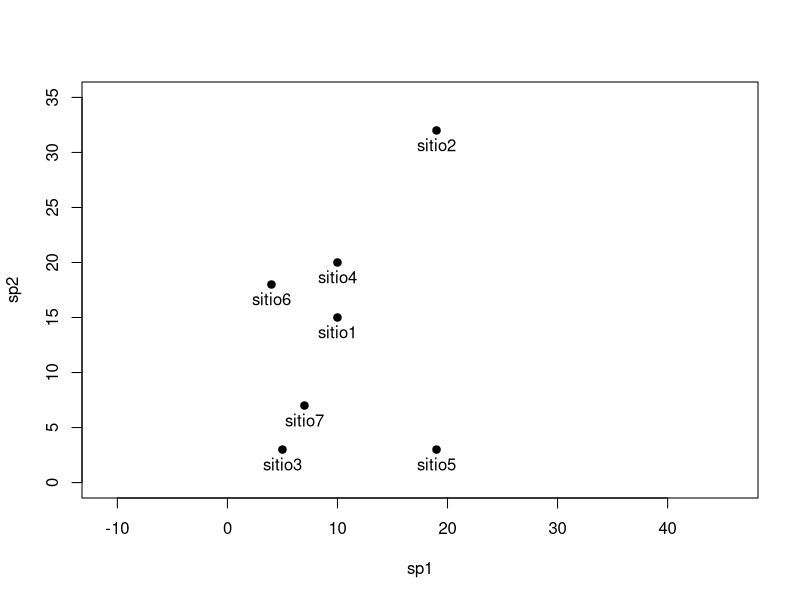
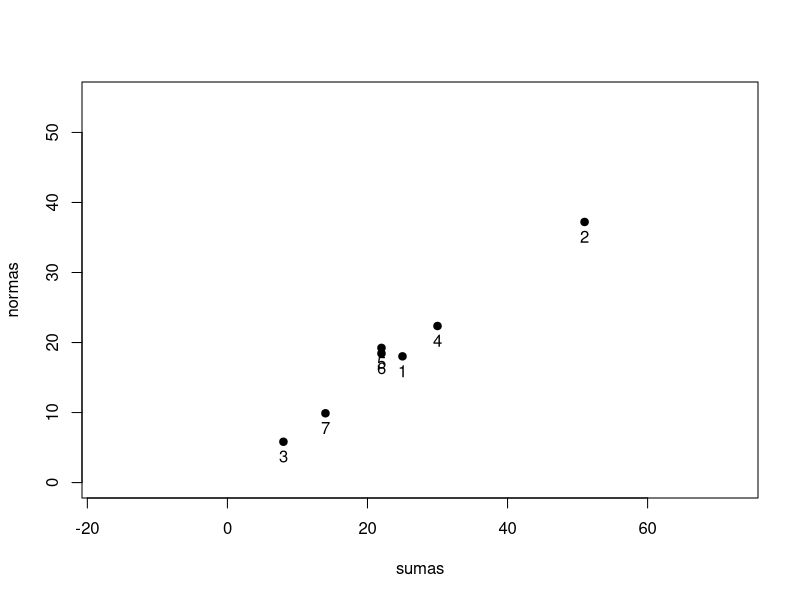
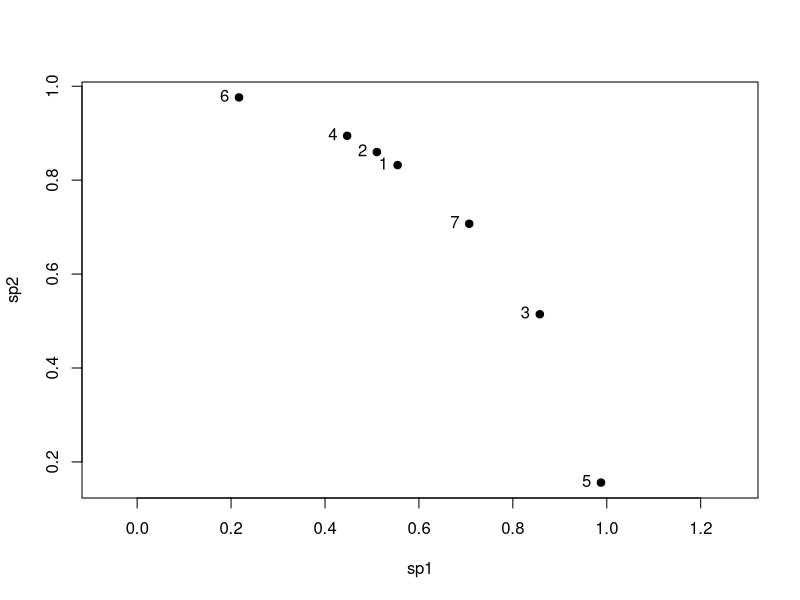
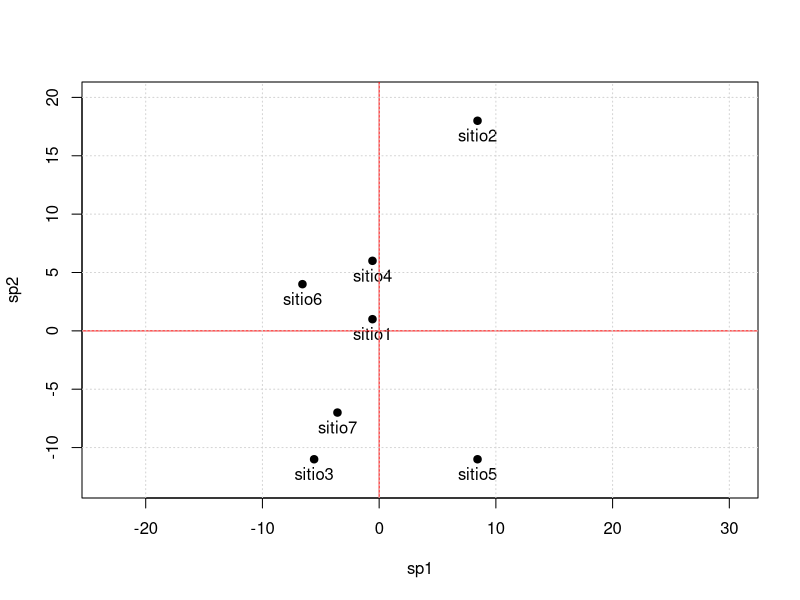
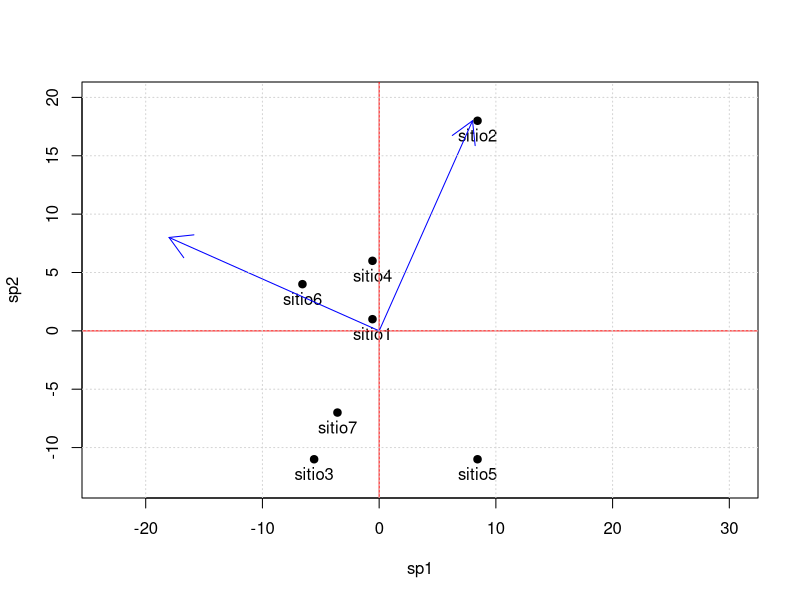
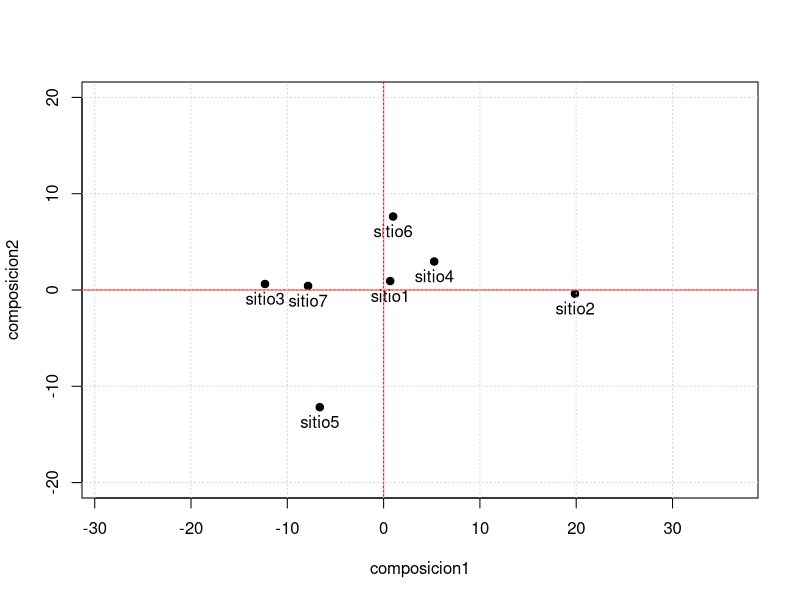
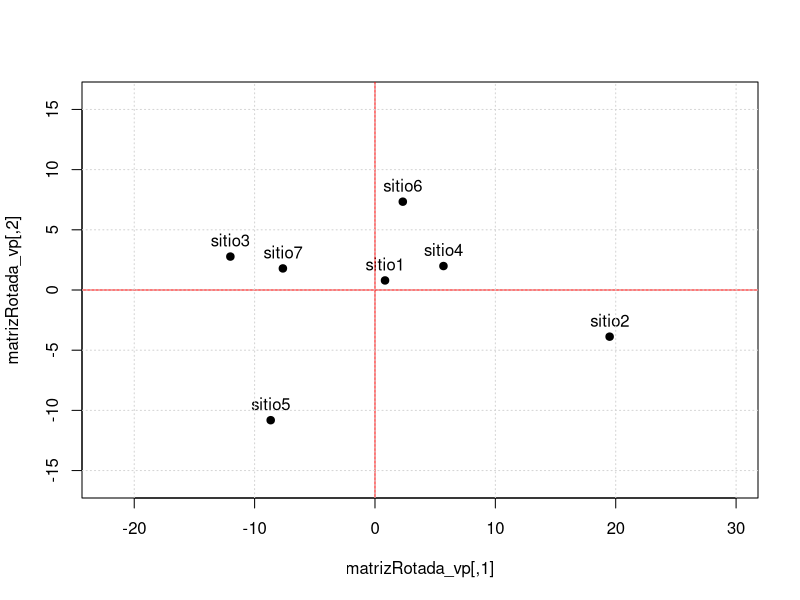

R code for these plots, in order:
## ---- chunk 1
# Lectura de base de datos

baseAbun1 <- read.table("ejemplo1.txt", header = TRUE, row.names = 1)
baseAbun2 <- read.csv2("ejemplo1.csv", row.names = 1)

matrizAbun <- as.matrix(baseAbun1)
## ---- chunk 2
plot(matrizAbun, xlim = c(0, 35), ylim = c(0, 35), asp = 1, pch = 19)
text(matrizAbun, labels = row.names(matrizAbun), pos = 1)
## ---- chunk 3
nsitio1 <- sqrt(sum(matrizAbun[1, ] ^ 2))
nsitio1
nsitio2 <- sqrt(sum(matrizAbun[2, ] ^ 2))
nsitio2
## ---- chunk 4
normas <- sqrt(rowSums(matrizAbun ^ 2))
normas
## ---- chunk 5
sumas <- rowSums(matrizAbun)
sumas
## ---- chunk 6
plot(sumas,normas,
     asp = 1, xlim = c(0, 55), ylim = c(0, 55), pch =19)
text(sumas,normas, labels = 1:nrow(matrizAbun), pos = 1)
## ---- chunk 7
matrizNormalizadas <- matrizAbun/normas
## ---- chunk 8

plot(matrizNormalizadas, asp = 1, pch = 19)
text(matrizNormalizadas, labels = 1:nrow(matrizAbun), pos = 2)

## ---- chunk 9
colMeans(matrizAbun)
matrizCentrada <- t(t(matrizAbun) - colMeans(matrizAbun))
matrizCentrada
## ---- chunk 10
plot(matrizCentrada,xlim = c(-13, 20), ylim = c(-13, 20), asp = 1, pch = 19)
text(matrizCentrada, labels = row.names(matrizAbun), pos = 1)
abline(h = 0, col = "red")
abline(v = 0, col = "red")
grid()
## ---- chunk 11
matrizAbun
var(matrizAbun)

matrizCentrada
var(matrizCentrada)
## ---- chunk 12
composicion1 <- c(8, 18)
composicion2 <- c(-18, 8)

## Producto punto de dos vectores
composicion1%*%composicion2
## Matriz con los vectores de referencia
composicion <- rbind(composicion1, composicion2)
## ---- chunk 13

plot(matrizCentrada,xlim = c(-13, 20), ylim = c(-13, 20), asp = 1, pch = 19)
text(matrizCentrada, labels = row.names(matrizAbun), pos = 1)
abline(h = 0, col = "red")
abline(v = 0, col = "red")
arrows(0, 0, composicion1[1], composicion1[2], col = "blue")
arrows(0, 0, composicion2[1], composicion2[2], col = "blue")
grid()
## ---- chunk 14

compoUnidad <- composicion / sqrt(rowSums(composicion ^ 2))

matrizProyectada <- matrizCentrada %*% t(compoUnidad)

plot(matrizProyectada, asp = 1, pch = 19, ylim = c(-20, 20))
text(matrizProyectada, labels = row.names(matrizAbun), pos = 1)
abline(h = 0, col = "red")
abline(v = 0, col = "red")
grid()

var(matrizProyectada)
## ---- chunk 15
m_vc <- var(matrizCentrada)
vp1 <- eigen(m_vc)
vp1

(matrizRotada_vp <- matrizCentrada%*%vp1$vectors)

plot(matrizRotada_vp, asp = 1, pch = 19, ylim = c(-16, 16))
text(matrizRotada_vp, labels = row.names(matrizAbun), pos = 3)
abline(h=0, col = "red")
abline(v=0, col = "red")
grid()

round(var(matrizRotada_vp), 3)

